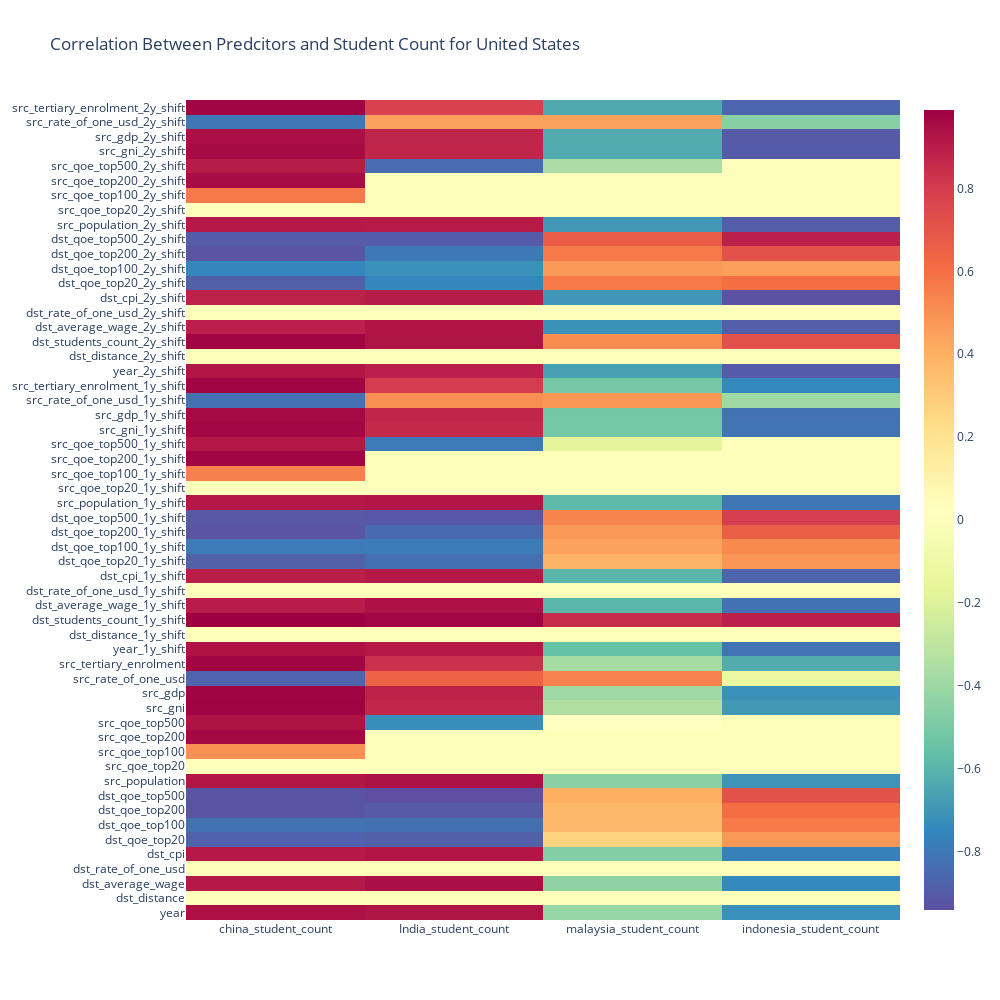

Notebook code cell kept with this figure:
### Markdown cell above
## Heatmap

### Code cell
corr_df = corr_df.T
trace = go.Heatmap(z=corr_df.values,
                   x=corr_df.columns.values,
                   y=corr_df.index.values,
                   colorscale='spectral',
                   reversescale=True)

layout = go.Layout(
    title="Correlation Between Predcitors and Student Count for United States",
    autosize=False,
    width=1000,
    height=1000)

fig = go.Figure(data=trace, layout=layout)
iplot(fig)

### Figure 1 — Plotly figure (JSON) as saved in the notebook; plotly's stock layout.template omitted (floating-point values rounded to 4 significant figures; data arrays with more than 128 entries replaced by an {"elided": "..."} marker saying what was removed)
{"data": [{"colorscale": [[0, "rgb(158,1,66)"], [0.1, "rgb(213,62,79)"], [0.2, "rgb(244,109,67)"], [0.3, "rgb(253,174,97)"], [0.4, "rgb(254,224,139)"], [0.5, "rgb(255,255,191)"], [0.6, "rgb(230,245,152)"], [0.7, "rgb(171,221,164)"], [0.8, "rgb(102,194,165)"], [0.9, "rgb(50,136,189)"], [1, "rgb(94,79,162)"]], "reversescale": true, "type": "heatmap", "x": ["china_student_count", "India_student_count", "malaysia_student_count", "indonesia_student_count"], "y": ["year", "dst_distance", "dst_average_wage", "dst_rate_of_one_usd", "dst_cpi", "dst_qoe_top20", "dst_qoe_top100", "dst_qoe_top200", "dst_qoe_top500", "src_population", "src_qoe_top20", "src_qoe_top100", "src_qoe_top200", "src_qoe_top500", "src_gni", "src_gdp", "src_rate_of_one_usd", "src_tertiary_enrolment", "year_1y_shift", "dst_distance_1y_shift", "dst_students_count_1y_shift", "dst_average_wage_1y_shift", "dst_rate_of_one_usd_1y_shift", "dst_cpi_1y_shift", "dst_qoe_top20_1y_shift", "dst_qoe_top100_1y_shift", "dst_qoe_top200_1y_shift", "dst_qoe_top500_1y_shift", "src_population_1y_shift", "src_qoe_top20_1y_shift", "src_qoe_top100_1y_shift", "src_qoe_top200_1y_shift", "src_qoe_top500_1y_shift", "src_gni_1y_shift", "src_gdp_1y_shift", "src_rate_of_one_usd_1y_shift", "src_tertiary_enrolment_1y_shift", "year_2y_shift", "dst_distance_2y_shift", "dst_students_count_2y_shift", "dst_average_wage_2y_shift", "dst_rate_of_one_usd_2y_shift", "dst_cpi_2y_shift", "dst_qoe_top20_2y_shift", "dst_qoe_top100_2y_shift", "dst_qoe_top200_2y_shift", "dst_qoe_top500_2y_shift", "src_population_2y_shift", "src_qoe_top20_2y_shift", "src_qoe_top100_2y_shift", "src_qoe_top200_2y_shift", "src_qoe_top500_2y_shift", "src_gni_2y_shift", "src_gdp_2y_shift", "src_rate_of_one_usd_2y_shift", "src_tertiary_enrolment_2y_shift"], "z": {"elided": "56x4 float values"}}], "layout": {"autosize": false, "height": 1000, "title": {"text": "Correlation Between Predcitors and Student Count for United States"}, "width": 1000}}
